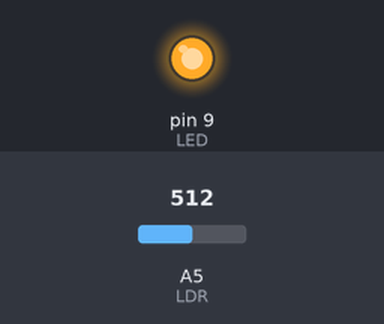
A sketch run on a simulated Arduino Uno, built with avr-gcc and run on an emulated ATmega328P. Shown: output pins drawn as LEDs (lit = HIGH). The test bench sets the inputs (shaded band); at power-on: A5 (LDR) = 512.

Above: at 0.1 s.
Timing chart, 0 to 1.6 s (numbered marks = the images above):
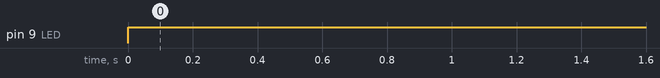

Measured:
- by itself, pin 9 (LED): LOW → HIGH at 0.00 s

The sketch:

ldr.ino
```cpp
#define LED 9
#define LDR A5

int brightness = 0;
int step = 5;

void setup() {
  // Set pin modes
  pinMode(LED, OUTPUT);
}

void loop() {
  brightness = map(analogRead(LDR), 0, 100, 255, 0);
  analogWrite(LED, brightness);
}
```
